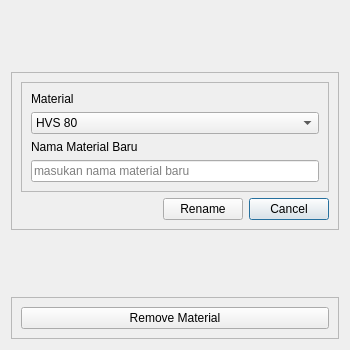
<?xml version="1.0" encoding="UTF-8"?>
<ui version="4.0">
 <class>formEditMaterialDialog</class>
 <widget class="QDialog" name="formEditMaterialDialog">
  <property name="geometry">
   <rect>
    <x>0</x>
    <y>0</y>
    <width>350</width>
    <height>350</height>
   </rect>
  </property>
  <property name="windowTitle">
   <string>Edit Material</string>
  </property>
  <layout class="QVBoxLayout" name="verticalLayout">
   <item>
    <spacer name="verticalSpacer">
     <property name="orientation">
      <enum>Qt::Vertical</enum>
     </property>
     <property name="sizeHint" stdset="0">
      <size>
       <width>20</width>
       <height>56</height>
      </size>
     </property>
    </spacer>
   </item>
   <item>
    <widget class="QFrame" name="frame_2">
     <property name="frameShape">
      <enum>QFrame::StyledPanel</enum>
     </property>
     <property name="frameShadow">
      <enum>QFrame::Raised</enum>
     </property>
     <layout class="QGridLayout" name="gridLayout_2">
      <item row="2" column="2">
       <spacer name="horizontalSpacer">
        <property name="orientation">
         <enum>Qt::Horizontal</enum>
        </property>
        <property name="sizeHint" stdset="0">
         <size>
          <width>40</width>
          <height>20</height>
         </size>
        </property>
       </spacer>
      </item>
      <item row="2" column="4">
       <widget class="QPushButton" name="buttonCancel">
        <property name="text">
         <string>Cancel</string>
        </property>
       </widget>
      </item>
      <item row="0" column="1" rowspan="2" colspan="4">
       <widget class="QFrame" name="frame">
        <property name="frameShape">
         <enum>QFrame::StyledPanel</enum>
        </property>
        <property name="frameShadow">
         <enum>QFrame::Raised</enum>
        </property>
        <layout class="QGridLayout" name="gridLayout">
         <item row="0" column="0">
          <widget class="QLabel" name="label">
           <property name="text">
            <string>Material</string>
           </property>
          </widget>
         </item>
         <item row="1" column="0">
          <widget class="QComboBox" name="comboMaterial">
           <item>
            <property name="text">
             <string>HVS 80</string>
            </property>
           </item>
           <item>
            <property name="text">
             <string>Art Carton</string>
            </property>
           </item>
           <item>
            <property name="text">
             <string>Art Paper</string>
            </property>
           </item>
          </widget>
         </item>
         <item row="2" column="0">
          <widget class="QLabel" name="label_3">
           <property name="text">
            <string>Nama Material Baru</string>
           </property>
          </widget>
         </item>
         <item row="3" column="0">
          <widget class="QLineEdit" name="lineNewMaterial">
           <property name="statusTip">
            <string/>
           </property>
           <property name="placeholderText">
            <string>masukan nama material baru</string>
           </property>
          </widget>
         </item>
        </layout>
       </widget>
      </item>
      <item row="2" column="3">
       <widget class="QPushButton" name="buttonRename">
        <property name="text">
         <string>Rename</string>
        </property>
       </widget>
      </item>
     </layout>
    </widget>
   </item>
   <item>
    <spacer name="verticalSpacer_2">
     <property name="orientation">
      <enum>Qt::Vertical</enum>
     </property>
     <property name="sizeHint" stdset="0">
      <size>
       <width>20</width>
       <height>56</height>
      </size>
     </property>
    </spacer>
   </item>
   <item>
    <widget class="QFrame" name="frame_3">
     <property name="frameShape">
      <enum>QFrame::StyledPanel</enum>
     </property>
     <property name="frameShadow">
      <enum>QFrame::Raised</enum>
     </property>
     <layout class="QGridLayout" name="gridLayout_3">
      <item row="0" column="0">
       <widget class="QPushButton" name="buttonRemove">
        <property name="text">
         <string>Remove Material</string>
        </property>
       </widget>
      </item>
     </layout>
    </widget>
   </item>
  </layout>
 </widget>
 <resources/>
 <connections/>
</ui>
